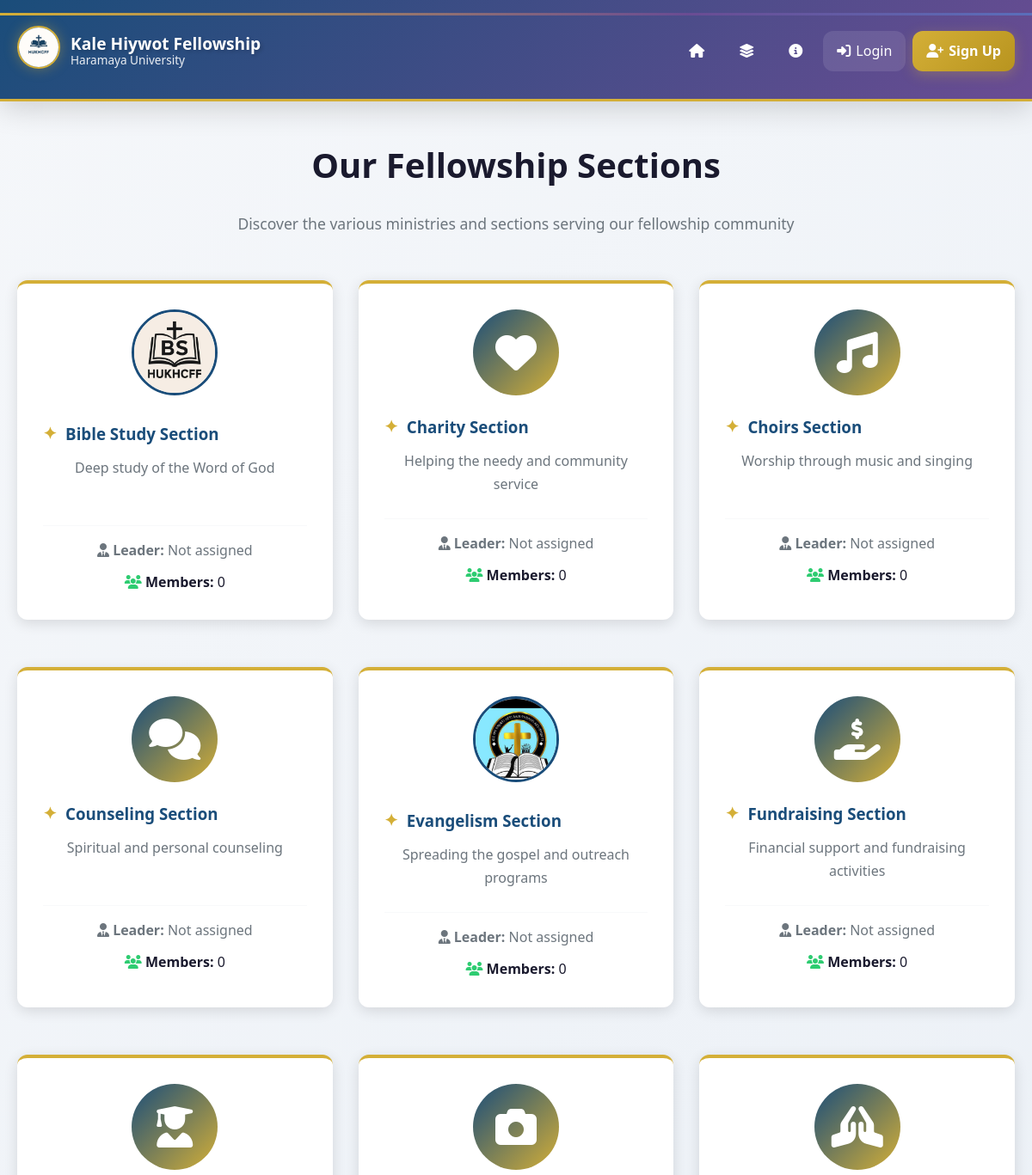
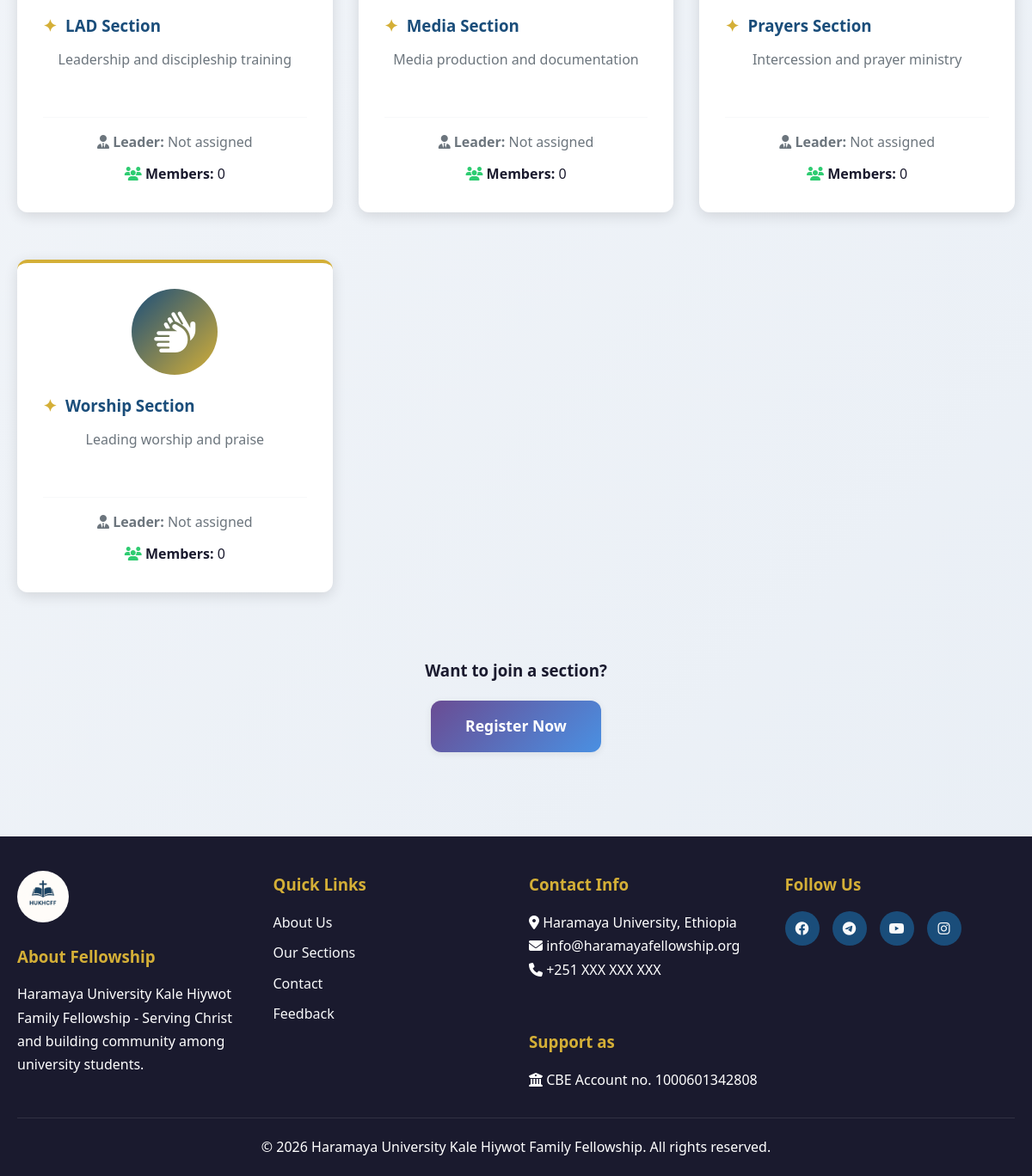
Screenshot of /sections.php with the database file from the repository (2 pictures, top to bottom).
### tables this page shows
CREATE TABLE sections (
    section_id INT PRIMARY KEY AUTO_INCREMENT,
    section_name VARCHAR(100) NOT NULL,
    section_code VARCHAR(20) UNIQUE NOT NULL,
    description TEXT,
    section_logo VARCHAR(255),
    leader_id INT,
    created_at TIMESTAMP DEFAULT CURRENT_TIMESTAMP,
    
    FOREIGN KEY (leader_id) REFERENCES users(user_id) ON DELETE SET NULL
);

### includes/functions.php (called while the page is built, shortened)
<?php
function isLoggedIn() {
    return isset($_SESSION['user_id']);
}
?>

### sections.php (the view, shortened to what this page needs)
<?php
include 'includes/header.php';
$sections_query = "SELECT s.*, u.full_name as leader_name,
                   (SELECT COUNT(*) FROM users WHERE section_id = s.section_id AND status = 'approved') as member_count
                   FROM sections s
                   LEFT JOIN users u ON s.leader_id = u.user_id
                   ORDER BY s.section_name";
$sections_result = $conn->query($sections_query);
$section_logos = [
    'EVAN' => 'Evan-logo.jpg',
    'BS' => 'Bs-logo.jpg',
    'CHOIR' => '',
    'WORSHIP' => '',
    'PRAYER' => '',
    'FUND' => '',
    'CHARITY' => '',
    'LAD' => '',
    'MEDIA' => '',
    'COUNSEL' => ''
];
$section_icons = [
    'EVAN' => 'fa-bullhorn',
    'BS' => 'fa-book-open',
    'CHOIR' => 'fa-music',
    'WORSHIP' => 'fa-hands',
    'PRAYER' => 'fa-praying-hands',
    'FUND' => 'fa-hand-holding-usd',
    'CHARITY' => 'fa-heart',
    'LAD' => 'fa-user-graduate',
    'MEDIA' => 'fa-camera',
    'COUNSEL' => 'fa-comments'
];
?>
<main style="padding: 40px 0;">
    <div class="container">
        <h1 style="text-align: center; margin-bottom: 20px; font-size: 2.5rem;">Our Fellowship Sections</h1>
        <p style="text-align: center; color: var(--gray); margin-bottom: 50px; font-size: 1.1rem;">
            Discover the various ministries and sections serving our fellowship community
        </p>
        <div style="display: grid; grid-template-columns: repeat(auto-fit, minmax(300px, 1fr)); gap: 30px;">
            <?php while ($section = $sections_result->fetch_assoc()): ?>
                <div class="card" style="text-align: center; padding: 30px; transition: transform 0.3s; cursor: pointer;" onmouseover="this.style.transform='translateY(-5px)'" onmouseout="this.style.transform='translateY(0)'">
                    <?php if (!empty($section_logos[$section['section_code']])): ?>
                        <img src="assets/images/<?php echo $section_logos[$section['section_code']]; ?>"
                             alt="<?php echo $section['section_name']; ?>"
                             style="width: 100px; height: 100px; object-fit: cover; border-radius: 50%; margin-bottom: 20px; border: 3px solid var(--primary-color);">
                    <?php else: ?>
                        <div style="width: 100px; height: 100px; margin: 0 auto 20px; background: linear-gradient(135deg, var(--primary-color), var(--secondary-color)); border-radius: 50%; display: flex; align-items: center; justify-content: center;">
                            <i class="fas <?php echo $section_icons[$section['section_code']]; ?>" style="font-size: 3rem; color: white;"></i>
                        </div>
                    <?php endif; ?>
                    <h3 style="margin-bottom: 10px; color: var(--primary-color);"><?php echo $section['section_name']; ?></h3>
                    <p style="color: var(--gray); margin-bottom: 20px; min-height: 60px;"><?php echo $section['description']; ?></p>
                    <div style="border-top: 1px solid var(--light-color); padding-top: 15px; margin-top: 15px;">
                        <?php if ($section['leader_name']): ?>
                            <p style="margin-bottom: 10px;">
                                <i class="fas fa-user-tie" style="color: var(--secondary-color);"></i>
                                <strong>Leader:</strong> <?php echo $section['leader_name']; ?>
                            </p>
                        <?php else: ?>
                            <p style="margin-bottom: 10px; color: var(--gray);">
                                <i class="fas fa-user-tie"></i>
                                <strong>Leader:</strong> Not assigned
                            </p>
                        <?php endif; ?>
                        <p>
                            <i class="fas fa-users" style="color: var(--success-color);"></i>
                            <strong>Members:</strong> <?php echo $section['member_count']; ?>
                        </p>
                    </div>
                </div>
            <?php endwhile; ?>
        </div>
        <?php if (!isLoggedIn()): ?>
            <div style="text-align: center; margin-top: 50px;">
                <h3 style="margin-bottom: 20px;">Want to join a section?</h3>
                <a href="/register.php" class="btn btn-primary" style="font-size: 1.1rem; padding: 15px 40px;">
                    Register Now
                </a>
            </div>
        <?php endif; ?>
    </div>
</main>
<?php include 'includes/footer.php'; ?>

### includes/header.php (shortened to what this page needs)
<?php
require_once __DIR__ . '/../config/database.php';
require_once __DIR__ . '/functions.php';
$depth = substr_count($_SERVER['PHP_SELF'], '/') - 2;
$rel_path = str_repeat('../', max(0, $depth));
?>
<!DOCTYPE html>
<html lang="en">
<head>
    <link rel="stylesheet" href="<?php echo $rel_path; ?>assets/css/style.css">
    <link rel="stylesheet" href="https://cdnjs.cloudflare.com/ajax/libs/font-awesome/6.4.0/css/all.min.css">
</head>
<body>
    <header class="main-header">
        <div class="header-top-line"></div>
        <div class="container">
            <div class="header-content">
                <div class="logo-section">
                    <div class="logo-wrapper">
                        <img src="<?php echo $rel_path; ?>assets/images/fellowship-logo.jpg" alt="Fellowship Logo" class="logo">
                    </div>
                    <div class="header-text">
                        <h1>Kale Hiywot Fellowship</h1>
                        <p class="fellowship-subtitle">Haramaya University</p>
                    </div>
                </div>
                <?php if (isLoggedIn()): ?>
                <nav class="main-nav" id="mainNav">
                    <ul>
                        <li><a href="<?php echo $rel_path; ?>home.php" class="nav-link">
                            <i class="fas fa-home"></i><span>Home</span>
                        </a></li>
                        <li><a href="<?php echo $rel_path; ?>groups.php" class="nav-link">
                            <i class="fas fa-users"></i><span>Groups</span>
                        </a></li>
                        <li><a href="<?php echo $rel_path; ?>messages.php" class="nav-link">
                            <i class="fas fa-envelope"></i><span>Messages</span>
                            <?php if ($unread_messages > 0): ?>
                                <span class="notification-badge"><?php echo $unread_messages; ?></span>
                            <?php endif; ?>
                        </a></li>
                        <li><a href="<?php echo $rel_path; ?>events.php" class="nav-link">
                            <i class="fas fa-calendar-alt"></i><span>Events</span>
                        </a></li>
                        <?php if (hasMinRole('section_leader')): ?>
                        <li><a href="<?php echo $rel_path; ?>reports.php" class="nav-link">
                            <i class="fas fa-file-alt"></i><span>Reports</span>
                        </a></li>
                        <?php endif; ?>
                        <li class="dropdown">
                            <a href="#" class="nav-link">
                                <i class="fas fa-bell"></i>
                                <?php if ($unread_notifications > 0): ?>
                                    <span class="notification-badge"><?php echo $unread_notifications; ?></span>
                                <?php endif; ?>
                            </a>
                            <div class="dropdown-menu notification-dropdown">
                                <div class="dropdown-header">
                                    <h4>Notifications</h4>
                                </div>
                                <div class="notification-list">
                                    <?php
                                    $notifications = $conn->query("SELECT * FROM notifications WHERE user_id = {$_SESSION['user_id']} ORDER BY created_at DESC LIMIT 5");
                                    if ($notifications && $notifications->num_rows > 0):
                                        while ($notif = $notifications->fetch_assoc()):
                                    ?>
                                    <a href="<?php echo $notif['link'] ? $rel_path . $notif['link'] : '#'; ?>" class="notification-item <?php echo $notif['is_read'] ? '' : 'unread'; ?>">
                                        <div>
                                            <strong><?php echo htmlspecialchars($notif['title']); ?></strong>
                                            <p><?php echo htmlspecialchars(substr($notif['message'], 0, 50)) . '...'; ?></p>
                                            <span class="time"><?php echo timeAgo($notif['created_at']); ?></span>
                                        </div>
                                    </a>
                                    <?php
                                        endwhile;
                                    else:
                                    ?>
                                    <div class="empty-notifications">
                                        <i class="fas fa-bell-slash"></i>
                                        <p>No notifications</p>
                                    </div>
                                    <?php endif; ?>
                                </div>
                            </div>
                        </li>
                        <li class="dropdown user-dropdown">
                            <a href="#" class="profile-link">
                                <?php if (!empty($_SESSION['profile_picture']) && $_SESSION['profile_picture'] !== 'default.jpg' && file_exists($rel_path . 'uploads/profiles/' . $_SESSION['profile_picture'])): ?>
                                    <img src="<?php echo $rel_path; ?>uploads/profiles/<?php echo $_SESSION['profile_picture']; ?>" alt="Profile" class="profile-pic-small">
                                <?php else: ?>
                                    <div class="profile-pic-default">
                                        <i class="fas fa-user"></i>
                                    </div>
                                <?php endif; ?>
                                <i class="fas fa-chevron-down"></i>
                            </a>
                            <ul class="dropdown-menu profile-dropdown">
                                <li class="dropdown-user-info">
                                    <?php if (!empty($_SESSION['profile_picture']) && $_SESSION['profile_picture'] !== 'default.jpg' && file_exists($rel_path . 'uploads/profiles/' . $_SESSION['profile_picture'])): ?>
                                        <img src="<?php echo $rel_path; ?>uploads/profiles/<?php echo $_SESSION['profile_picture']; ?>" alt="Profile">
                                    <?php else: ?>
                                        <div class="profile-pic-default-large">
                                            <i class="fas fa-user"></i>
                                        </div>
                                    <?php endif; ?>
                                    <div>
                                        <strong><?php echo $_SESSION['full_name']; ?></strong>
                                        <span><?php echo ucfirst(str_replace('_', ' ', $_SESSION['role'])); ?></span>
                                    </div>
                                </li>
                                <li><a href="<?php echo $rel_path; ?>profile.php"><i class="fas fa-user"></i> My Profile</a></li>
                                <li><a href="<?php echo $rel_path; ?>dashboard.php"><i class="fas fa-tachometer-alt"></i> Dashboard</a></li>
                                <li><a href="<?php echo $rel_path; ?>settings.php"><i class="fas fa-cog"></i> Settings</a></li>
                                <li class="divider"></li>
                                <li><a href="<?php echo $rel_path; ?>logout.php" class="logout-link"><i class="fas fa-sign-out-alt"></i> Logout</a></li>
                            </ul>
                        </li>
                    </ul>
                </nav>
                <?php else: ?>
                <nav class="main-nav" id="mainNav">
                    <ul>
                        <li><a href="<?php echo $rel_path; ?>index.php" class="nav-link"><i class="fas fa-home"></i><span>Home</span></a></li>
                        <li><a href="<?php echo $rel_path; ?>sections.php" class="nav-link"><i class="fas fa-layer-group"></i><span>Sections</span></a></li>
                        <li><a href="<?php echo $rel_path; ?>about.php" class="nav-link"><i class="fas fa-info-circle"></i><span>About</span></a></li>
                        <li><a href="<?php echo $rel_path; ?>login.php" class="btn-login"><i class="fas fa-sign-in-alt"></i> Login</a></li>
                        <li><a href="<?php echo $rel_path; ?>register.php" class="btn-register"><i class="fas fa-user-plus"></i> Sign Up</a></li>
                    </ul>
                </nav>
                <?php endif; ?>
            </div>
        </div>
    </header>

### includes/footer.php (shortened to what this page needs)
    <footer class="main-footer">
        <div class="container">
            <div class="footer-content">
                <div class="footer-section">
                    <img src="<?php echo $rel_path; ?>assets/images/fellowship-logo.jpg" alt="Fellowship Logo" style="width: 60px; height: 60px; border-radius: 50%; margin-bottom: 15px;">
                    <h3>About Fellowship</h3>
                    <p>Haramaya University Kale Hiywot Family Fellowship - Serving Christ and building community among university students.</p>
                </div>
                <div class="footer-section">
                    <h3>Quick Links</h3>
                    <ul>
                        <li><a href="<?php echo $rel_path; ?>about.php">About Us</a></li>
                        <li><a href="<?php echo $rel_path; ?>sections.php">Our Sections</a></li>
                        <li><a href="<?php echo $rel_path; ?>contact.php">Contact</a></li>
                        <li><a href="<?php echo $rel_path; ?>feedback.php">Feedback</a></li>
                    </ul>
                </div>
                <div class="footer-section">
                    <h3>Contact Info</h3>
                    <p><i class="fas fa-map-marker-alt"></i> Haramaya University, Ethiopia</p>
                    <p><i class="fas fa-envelope"></i> info@haramayafellowship.org</p>
                    <p><i class="fas fa-phone"></i> +251 XXX XXX XXX</p>
                    <br>
                    <br>
                    <h3>Support as</h3>
                    <p><i class="fas fa-bank"></i> CBE Account no. 1000601342808</p>
                </div>
                <div class="footer-section">
                    <h3>Follow Us</h3>
                    <div class="social-links">
                        <a href="#"><i class="fab fa-facebook"></i></a>
                        <a href="#"><i class="fab fa-telegram"></i></a>
                        <a href="#"><i class="fab fa-youtube"></i></a>
                        <a href="#"><i class="fab fa-instagram"></i></a>
                    </div>
                </div>
            </div>
            <div class="footer-bottom">
                <p>&copy; <?php echo date('Y'); ?> Haramaya University Kale Hiywot Family Fellowship. All rights reserved.</p>
            </div>
        </div>
    </footer>
</body>
</html>

### rows the page displays
sections: shows a picture, section_name "Bible Study Section", description "Deep study of the Word of God", member_count "0"
sections: section_name "Charity Section", description "Helping the needy and community service", member_count "0"
sections: section_name "Choirs Section", description "Worship through music and singing", member_count "0"
sections: section_name "Counseling Section", description "Spiritual and personal counseling", member_count "0"
sections: shows a picture, section_name "Evangelism Section", description "Spreading the gospel and outreach programs", member_count "0"
sections: section_name "Fundraising Section", description "Financial support and fundraising activities", member_count "0"
sections: section_name "LAD Section", description "Leadership and discipleship training", member_count "0"
sections: section_name "Media Section", description "Media production and documentation", member_count "0"
sections: section_name "Prayers Section", description "Intercession and prayer ministry", member_count "0"
sections: section_name "Worship Section", description "Leading worship and praise", member_count "0"
